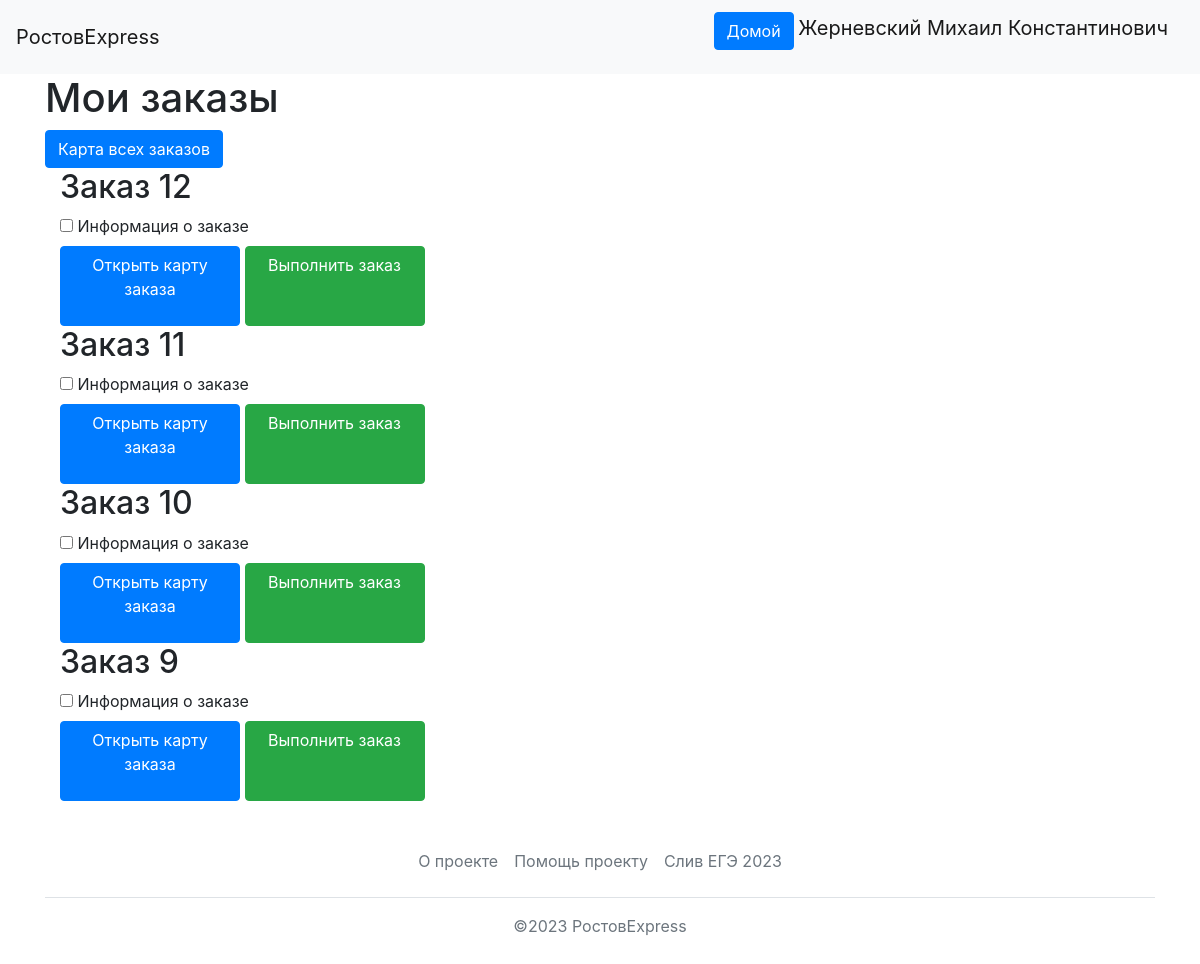
Screenshot of /orders/complete/list (signed in) with the database file from the repository.
### data/users.py (models this page shows, shortened)
class User(SqlAlchemyBase, UserMixin):
    __tablename__ = 'users'
    id = sqlalchemy.Column(sqlalchemy.Integer,
                           primary_key=True, autoincrement=True)
    name = sqlalchemy.Column(sqlalchemy.String, nullable=True)
    about = sqlalchemy.Column(sqlalchemy.String, nullable=True)
    email = sqlalchemy.Column(sqlalchemy.String,
                              index=True, unique=True, nullable=True)
    phone_number = sqlalchemy.Column(sqlalchemy.String,
                              index=True, unique=True, nullable=True)
    hashed_password = sqlalchemy.Column(sqlalchemy.String, nullable=True)
    created_date = sqlalchemy.Column(sqlalchemy.DateTime,default=datetime.datetime.now)
    user_type = sqlalchemy.Column(sqlalchemy.Integer, nullable=True)
    c_id = sqlalchemy.Column(sqlalchemy.Integer, sqlalchemy.ForeignKey('couriers.id'), nullable=True)
    sqlalchemy.orm.relation('Courier')

### data/orders.py (models this page shows)
class Order(SqlAlchemyBase):
    __tablename__ = 'orders'
    id = sqlalchemy.Column(sqlalchemy.Integer, primary_key=True)
    weight = sqlalchemy.Column(sqlalchemy.Float, nullable=True)
    region = sqlalchemy.Column(sqlalchemy.Integer, nullable=True)
    orders_courier = sqlalchemy.Column(sqlalchemy.Integer, sqlalchemy.ForeignKey('couriers.id'))
    user_id = sqlalchemy.Column(sqlalchemy.Integer, sqlalchemy.ForeignKey("users.id"))
    address = sqlalchemy.Column(sqlalchemy.String, nullable=True)
    complete_time = sqlalchemy.Column(sqlalchemy.String, nullable=True, default='')
    sqlalchemy.orm.relation('User')
    sqlalchemy.orm.relation('Courier')

### main.py (the view)
@app.route('/orders/complete/list', methods=['POST', 'GET'])
@login_required
def list_orders():
    if current_user.user_type < 2:
        return redirect('/')
    courier_id = current_user.c_id
    db_sess = db_session.create_session()
    orders = db_sess.query(Order).filter(Order.orders_courier == courier_id).filter(Order.complete_time == '').all()
    items = collect_info_about_orders(orders, db_sess)
    items.reverse()
    return render_template('uncompleted_orders.html', title='Несделанные заказы', items=items)

### data/db_session.py (called while the page is built)
def create_session() -> Session:
    global __factory
    return __factory()

### main.py (called while the page is built)
def collect_info_about_orders(orders: list[Order], db_sess: db_session.Session, ) -> list[tuple[Order, str, str, str]]:
    delivery_hours = [db_sess.query(DH).filter(DH.order_id == order.id).all()[0] for order in orders]
    courier_names = []
    client_names = []
    for order in orders:
        list_of_couriers = db_sess.query(User).filter(User.c_id == order.orders_courier).all()
        if list_of_couriers:
            courier_names.append(f"{list_of_couriers[0].name}, телефон: {list_of_couriers[0].phone_number}")
        else:
            courier_names.append("Пока что нет курьера")
        client = db_sess.query(User).filter(User.id == order.user_id).first()
        client_names.append(client.name + ", " + client.phone_number)
    items = list(zip(orders, delivery_hours, courier_names, client_names))
    return items

@login_manager.user_loader
def load_user(user_id):
    db_sess = db_session.create_session()
    return db_sess.query(User).get(user_id)

### templates/uncompleted_orders.html (shortened to what this page needs)
{% extends "base.html" %}
{% block content %}
    <h1>Мои заказы</h1>
    <a class="btn btn-primary " href="/orders/complete/map">Карта всех заказов</a>
    {% for item in items %}
        <div class="container">
            <h2>Заказ {{ item[0].id }}</h2>
            <div>
                <input type="checkbox" id="view_info{{ item[0].id }}"
                       onclick="myFunction(view_info{{ item[0].id }}.id, order_info{{ item[0].id }}.id)">
                <label for="view_info_+{{ item[0].id }}">Информация о заказе</label>
            </div>
            <a class="btn btn-primary" style="width: 180px; height:80px" href="/orders/view/{{ item[0].id }}">Открыть
                карту заказа</a>
            <a class="btn btn-success" style="width: 180px; height:80px" href="/orders/complete/{{ item[0].id }}">Выполнить
                заказ</a>
        </div>
    {% endfor %}
{% endblock %}

### templates/base.html (shortened to what this page needs)
<!doctype html>
<html lang="en">
<head>
    <link rel="stylesheet"
          href="https://stackpath.bootstrapcdn.com/bootstrap/4.4.1/css/bootstrap.min.css"
>
</head>
<body>
<header>
    <nav class="navbar navbar-light bg-light">
        <a class="navbar-brand" href="#">РостовExpress</a>
        {% if current_user.is_authenticated %}
            <p>
                <a class="btn btn-primary " href="/">Домой</a>
                <a class="navbar-brand" href="/logout">{{ current_user.name }}</a>
            </p>
        {% else %}
            <p>
                <a class="btn btn-primary " href="/register">Зарегистрироваться</a>
                <a class="btn btn-success" href="/login">Войти</a>
            </p>
        {% endif %}
    </nav>
</header>
<main role="main" class="container">
    {% block content %}{% endblock %}
</main>
<div class="container">
    <footer class="py-3 my-4">
        <ul class="nav justify-content-center border-bottom pb-3 mb-3">
            <li class="nav-item"><a
                    href="https://docs.google.com/document/d/181rVJnixCkqp7kEEYyXy6jRmIWrEmT0YMYidJ4JE5xg/edit?usp=sharing"
                    class="nav-link px-2 text-muted">О проекте</a></li>
            <li class="nav-item"><a href="/donations" class="nav-link px-2 text-muted">Помощь проекту</a></li>
            <li class="nav-item"><a href="https://www.youtube.com/watch?v=dQw4w9WgXcQ" class="nav-link px-2 text-muted">Слив
                ЕГЭ 2023</a></li>
        </ul>
        <p class="text-center text-muted">©2023 РостовExpress</p>
    </footer>
</div>
</body>
</html>

### rows the page displays
User: name "Жерневский Михаил Константинович"
Order: id "12"
Order: id "11"
Order: id "10"
Order: id "9"
